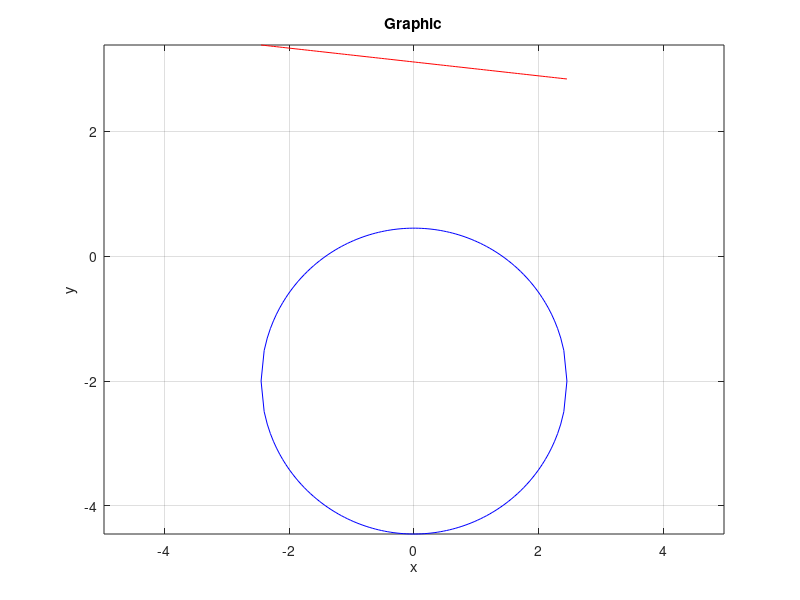

MATLAB code for this plot:
clc
x = linspace(-sqrt(6), sqrt(6), 100);
y1=(28-x)/9;
y2_top = sqrt(6 - x.^2) - 2;      % Верхня півсфера
y2_bottom = -sqrt(6 - x.^2) - 2;  % Нижня півсфера
plot(x, y1, 'r-', x, y2_top, 'b-', x, y2_bottom, 'b-');
title('Graphic');
xlabel('x');
ylabel('y');
axis equal;
grid on
% === БЛОК ІНТЕРПОЛЯЦІЇ ДЛЯ МАСИВІВ ===

% 1. Розрахунок різниць між прямою та півсферами
D_top = y1 - y2_top;
D_bottom = y1 - y2_bottom;

% 2. Пошук індексів, де різниця змінює знак (перетин)
cross_top = find(D_top(1:end-1) .* D_top(2:end) <= 0);
cross_bottom = find(D_bottom(1:end-1) .* D_bottom(2:end) <= 0);

has_intersection = false;

% 3. Обробка верхньої півсфери
for k = 1:length(cross_top)
    i = cross_top(k);
    x_int = interp1(D_top(i:i+1), x(i:i+1), 0, 'linear');
    y_int = interp1(x(i:i+1), y1(i:i+1), x_int, 'linear');
    fprintf('Znaydeno peretin z verhnyoyu pivsferoyu: x = %.6f, y = %.6f\n', x_int, y_int);
    has_intersection = true;
end

% 4. Обробка нижньої півсфери
for k = 1:length(cross_bottom)
    i = cross_bottom(k);
    x_int = interp1(D_bottom(i:i+1), x(i:i+1), 0, 'linear');
    y_int = interp1(x(i:i+1), y1(i:i+1), x_int, 'linear');
    fprintf('Znaydeno peretin z nijnyoyu pivsferoyu: x = %.6f, y = %.6f\n', x_int, y_int);
    has_intersection = true;
end

if ~has_intersection
    disp('Tochok peretinu ne znaydeno.');
end
